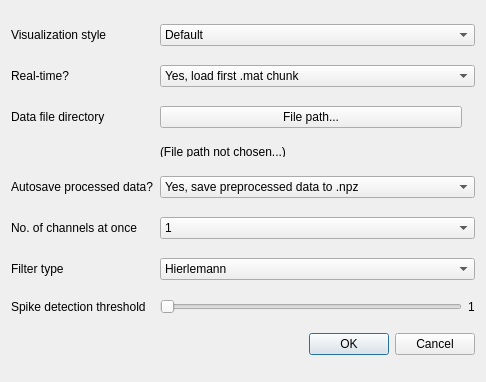
<?xml version="1.0" encoding="UTF-8"?>
<ui version="4.0">
 <class>Startup</class>
 <widget class="QDialog" name="Startup">
  <property name="geometry">
   <rect>
    <x>0</x>
    <y>0</y>
    <width>486</width>
    <height>382</height>
   </rect>
  </property>
  <property name="windowTitle">
   <string>Choose Session Parameters...</string>
  </property>
  <layout class="QGridLayout" name="gridLayout">
   <item row="0" column="0">
    <widget class="QLabel" name="label">
     <property name="text">
      <string>Visualization style</string>
     </property>
     <property name="buddy">
      <cstring>chooseVisStyle</cstring>
     </property>
    </widget>
   </item>
   <item row="0" column="1" colspan="2">
    <widget class="QComboBox" name="chooseVisStyle">
     <item>
      <property name="text">
       <string>Default</string>
      </property>
     </item>
     <item>
      <property name="text">
       <string>Spike Search</string>
      </property>
     </item>
     <item>
      <property name="text">
       <string>Noise</string>
      </property>
     </item>
     <item>
      <property name="text">
       <string>Diagnostic</string>
      </property>
     </item>
     <item>
      <property name="text">
       <string>Full-bandwidth recording</string>
      </property>
     </item>
     <item>
      <property name="text">
       <string>Compressed recording</string>
      </property>
     </item>
    </widget>
   </item>
   <item row="1" column="0">
    <widget class="QLabel" name="label_8">
     <property name="text">
      <string>Real-time?</string>
     </property>
     <property name="buddy">
      <cstring>chooseRealTime</cstring>
     </property>
    </widget>
   </item>
   <item row="1" column="1" colspan="2">
    <widget class="QComboBox" name="chooseRealTime">
     <item>
      <property name="text">
       <string>Yes, load first .mat chunk</string>
      </property>
     </item>
     <item>
      <property name="text">
       <string>Yes, load latest .mat chunk</string>
      </property>
     </item>
     <item>
      <property name="text">
       <string>No, load raw .mat file</string>
      </property>
     </item>
     <item>
      <property name="text">
       <string>No, load pre-processed .npz file</string>
      </property>
     </item>
     <item>
      <property name="text">
       <string>No, load filtered .npz file</string>
      </property>
     </item>
    </widget>
   </item>
   <item row="2" column="0">
    <widget class="QLabel" name="label_2">
     <property name="text">
      <string>Data file directory</string>
     </property>
     <property name="buddy">
      <cstring>chooseFilePath</cstring>
     </property>
    </widget>
   </item>
   <item row="2" column="1">
    <widget class="QPushButton" name="chooseFilePath">
     <property name="text">
      <string>File path...</string>
     </property>
    </widget>
   </item>
   <item row="4" column="0">
    <widget class="QLabel" name="label_9">
     <property name="text">
      <string>Autosave processed data?</string>
     </property>
     <property name="buddy">
      <cstring>chooseAutoSave</cstring>
     </property>
    </widget>
   </item>
   <item row="4" column="1" colspan="2">
    <widget class="QComboBox" name="chooseAutoSave">
     <item>
      <property name="text">
       <string>Yes, save preprocessed data to .npz</string>
      </property>
     </item>
     <item>
      <property name="text">
       <string>Yes, save filtered data to .npz</string>
      </property>
     </item>
     <item>
      <property name="text">
       <string>No</string>
      </property>
     </item>
    </widget>
   </item>
   <item row="5" column="0">
    <widget class="QLabel" name="label_4">
     <property name="text">
      <string>No. of channels at once</string>
     </property>
     <property name="buddy">
      <cstring>chooseNumChannels</cstring>
     </property>
    </widget>
   </item>
   <item row="5" column="1" colspan="2">
    <widget class="QComboBox" name="chooseNumChannels">
     <item>
      <property name="text">
       <string>1</string>
      </property>
     </item>
     <item>
      <property name="text">
       <string>2</string>
      </property>
     </item>
     <item>
      <property name="text">
       <string>4</string>
      </property>
     </item>
     <item>
      <property name="text">
       <string>8</string>
      </property>
     </item>
     <item>
      <property name="text">
       <string>16</string>
      </property>
     </item>
     <item>
      <property name="text">
       <string>32</string>
      </property>
     </item>
    </widget>
   </item>
   <item row="6" column="0">
    <widget class="QLabel" name="label_5">
     <property name="text">
      <string>Filter type</string>
     </property>
     <property name="buddy">
      <cstring>chooseFilter</cstring>
     </property>
    </widget>
   </item>
   <item row="6" column="1" colspan="2">
    <widget class="QComboBox" name="chooseFilter">
     <item>
      <property name="text">
       <string>Hierlemann</string>
      </property>
     </item>
     <item>
      <property name="text">
       <string>Modified HIerlemann</string>
      </property>
     </item>
     <item>
      <property name="text">
       <string>Highpass</string>
      </property>
     </item>
     <item>
      <property name="text">
       <string>H0 Bandpass</string>
      </property>
     </item>
     <item>
      <property name="text">
       <string>Auto</string>
      </property>
     </item>
     <item>
      <property name="text">
       <string>Fast Bandpass</string>
      </property>
     </item>
     <item>
      <property name="text">
       <string>Faster Bandpass</string>
      </property>
     </item>
     <item>
      <property name="text">
       <string>Litke</string>
      </property>
     </item>
     <item>
      <property name="text">
       <string>None</string>
      </property>
     </item>
    </widget>
   </item>
   <item row="7" column="0">
    <widget class="QLabel" name="label_6">
     <property name="text">
      <string>Spike detection threshold</string>
     </property>
     <property name="buddy">
      <cstring>chooseSpikeThreshold</cstring>
     </property>
    </widget>
   </item>
   <item row="7" column="1">
    <widget class="QSlider" name="chooseSpikeThreshold">
     <property name="orientation">
      <enum>Qt::Horizontal</enum>
     </property>
    </widget>
   </item>
   <item row="7" column="2">
    <widget class="QLabel" name="LabelSpikeThreshold">
     <property name="text">
      <string>1</string>
     </property>
     <property name="alignment">
      <set>Qt::AlignCenter</set>
     </property>
    </widget>
   </item>
   <item row="8" column="0" colspan="3">
    <widget class="QDialogButtonBox" name="DialogButtonBox">
     <property name="orientation">
      <enum>Qt::Horizontal</enum>
     </property>
     <property name="standardButtons">
      <set>QDialogButtonBox::Cancel|QDialogButtonBox::Ok</set>
     </property>
    </widget>
   </item>
   <item row="3" column="1">
    <widget class="QLabel" name="LabelFilePath">
     <property name="maximumSize">
      <size>
       <width>16777215</width>
       <height>10</height>
      </size>
     </property>
     <property name="text">
      <string>(File path not chosen...)</string>
     </property>
    </widget>
   </item>
  </layout>
 </widget>
 <tabstops>
  <tabstop>chooseVisStyle</tabstop>
  <tabstop>chooseRealTime</tabstop>
  <tabstop>chooseFilePath</tabstop>
  <tabstop>chooseAutoSave</tabstop>
  <tabstop>chooseNumChannels</tabstop>
  <tabstop>chooseFilter</tabstop>
  <tabstop>chooseSpikeThreshold</tabstop>
 </tabstops>
 <resources/>
 <connections>
  <connection>
   <sender>DialogButtonBox</sender>
   <signal>accepted()</signal>
   <receiver>Startup</receiver>
   <slot>accept()</slot>
   <hints>
    <hint type="sourcelabel">
     <x>248</x>
     <y>340</y>
    </hint>
    <hint type="destinationlabel">
     <x>157</x>
     <y>274</y>
    </hint>
   </hints>
  </connection>
  <connection>
   <sender>DialogButtonBox</sender>
   <signal>rejected()</signal>
   <receiver>Startup</receiver>
   <slot>reject()</slot>
   <hints>
    <hint type="sourcelabel">
     <x>316</x>
     <y>340</y>
    </hint>
    <hint type="destinationlabel">
     <x>286</x>
     <y>274</y>
    </hint>
   </hints>
  </connection>
 </connections>
</ui>
